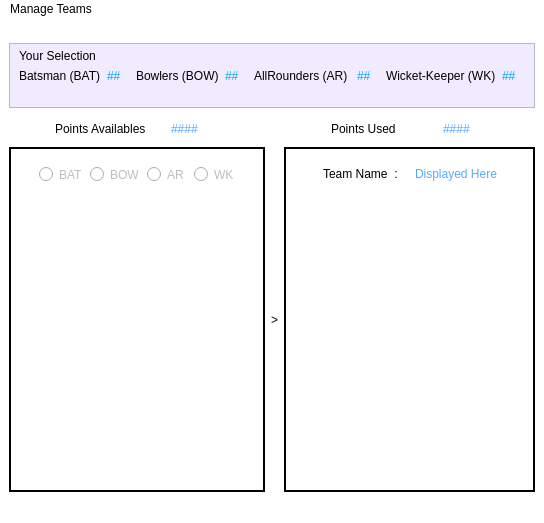
<?xml version="1.0" encoding="UTF-8"?>
<ui version="4.0">
 <class>MainWindow</class>
 <widget class="QMainWindow" name="MainWindow">
  <property name="geometry">
   <rect>
    <x>0</x>
    <y>0</y>
    <width>544</width>
    <height>523</height>
   </rect>
  </property>
  <property name="windowTitle">
   <string>MainWindow</string>
  </property>
  <property name="styleSheet">
   <string notr="true">background-color: rgb(255, 255, 255);</string>
  </property>
  <widget class="QWidget" name="central_w">
   <layout class="QVBoxLayout" name="verticalLayout_3">
    <item>
     <spacer name="verticalSpacer">
      <property name="orientation">
       <enum>Qt::Vertical</enum>
      </property>
      <property name="sizeType">
       <enum>QSizePolicy::Preferred</enum>
      </property>
      <property name="sizeHint" stdset="0">
       <size>
        <width>20</width>
        <height>40</height>
       </size>
      </property>
     </spacer>
    </item>
    <item>
     <widget class="QFrame" name="frame">
      <property name="styleSheet">
       <string notr="true">background-color: rgb(241, 235, 255);
font: 75 10pt &quot;MS Shell Dlg 2&quot;;
</string>
      </property>
      <property name="frameShape">
       <enum>QFrame::StyledPanel</enum>
      </property>
      <property name="frameShadow">
       <enum>QFrame::Raised</enum>
      </property>
      <layout class="QGridLayout" name="gridLayout">
       <property name="topMargin">
        <number>5</number>
       </property>
       <property name="bottomMargin">
        <number>24</number>
       </property>
       <item row="1" column="4">
        <widget class="QLabel" name="label_10">
         <property name="text">
          <string>AllRounders (AR) </string>
         </property>
        </widget>
       </item>
       <item row="1" column="3">
        <widget class="QLabel" name="BOWL">
         <property name="styleSheet">
          <string notr="true">color: rgb(0, 170, 255);</string>
         </property>
         <property name="text">
          <string>##</string>
         </property>
        </widget>
       </item>
       <item row="1" column="5">
        <widget class="QLabel" name="ARL">
         <property name="styleSheet">
          <string notr="true">color: rgb(0, 170, 255);</string>
         </property>
         <property name="text">
          <string>##</string>
         </property>
        </widget>
       </item>
       <item row="1" column="1">
        <widget class="QLabel" name="BAT">
         <property name="styleSheet">
          <string notr="true">color: rgb(0, 170, 255);</string>
         </property>
         <property name="text">
          <string>##</string>
         </property>
        </widget>
       </item>
       <item row="1" column="0">
        <widget class="QLabel" name="label_2">
         <property name="text">
          <string>Batsman (BAT)</string>
         </property>
        </widget>
       </item>
       <item row="1" column="7">
        <widget class="QLabel" name="WK">
         <property name="styleSheet">
          <string notr="true">color: rgb(0, 170, 255);</string>
         </property>
         <property name="text">
          <string>##</string>
         </property>
        </widget>
       </item>
       <item row="1" column="6">
        <widget class="QLabel" name="label_12">
         <property name="text">
          <string>Wicket-Keeper (WK)</string>
         </property>
        </widget>
       </item>
       <item row="1" column="2">
        <widget class="QLabel" name="label_4">
         <property name="text">
          <string>Bowlers (BOW)</string>
         </property>
        </widget>
       </item>
       <item row="0" column="0">
        <widget class="QLabel" name="label">
         <property name="styleSheet">
          <string notr="true">
font: italic 9pt &quot;Comic Sans MS&quot;;</string>
         </property>
         <property name="text">
          <string>Your Selection</string>
         </property>
        </widget>
       </item>
      </layout>
     </widget>
    </item>
    <item>
     <widget class="QFrame" name="frame_2">
      <property name="styleSheet">
       <string notr="true">font: 75 10pt &quot;MS Shell Dlg 2&quot;;
border-color: rgb(255, 255, 255);</string>
      </property>
      <property name="frameShape">
       <enum>QFrame::NoFrame</enum>
      </property>
      <property name="frameShadow">
       <enum>QFrame::Plain</enum>
      </property>
      <property name="lineWidth">
       <number>0</number>
      </property>
      <layout class="QHBoxLayout" name="horizontalLayout">
       <property name="leftMargin">
        <number>46</number>
       </property>
       <property name="topMargin">
        <number>8</number>
       </property>
       <property name="rightMargin">
        <number>23</number>
       </property>
       <property name="bottomMargin">
        <number>5</number>
       </property>
       <item>
        <widget class="QLabel" name="label_6">
         <property name="styleSheet">
          <string notr="true">font: 75 9pt &quot;MS Shell Dlg 2&quot;;</string>
         </property>
         <property name="text">
          <string>Points Availables</string>
         </property>
        </widget>
       </item>
       <item>
        <widget class="QLabel" name="points_available">
         <property name="styleSheet">
          <string notr="true">color: rgb(85, 170, 255);</string>
         </property>
         <property name="text">
          <string>####</string>
         </property>
        </widget>
       </item>
       <item alignment="Qt::AlignRight">
        <widget class="QLabel" name="label_7">
         <property name="text">
          <string>Points Used</string>
         </property>
        </widget>
       </item>
       <item alignment="Qt::AlignHCenter">
        <widget class="QLabel" name="points_used">
         <property name="styleSheet">
          <string notr="true">color: rgb(85, 170, 255);</string>
         </property>
         <property name="text">
          <string>####</string>
         </property>
        </widget>
       </item>
      </layout>
     </widget>
    </item>
    <item>
     <layout class="QHBoxLayout" name="horizontalLayout_4">
      <item>
       <spacer name="horizontalSpacer_3">
        <property name="orientation">
         <enum>Qt::Horizontal</enum>
        </property>
        <property name="sizeType">
         <enum>QSizePolicy::Preferred</enum>
        </property>
        <property name="sizeHint" stdset="0">
         <size>
          <width>13</width>
          <height>345</height>
         </size>
        </property>
       </spacer>
      </item>
      <item>
       <widget class="QFrame" name="frame_3">
        <property name="sizePolicy">
         <sizepolicy hsizetype="Expanding" vsizetype="Preferred">
          <horstretch>0</horstretch>
          <verstretch>0</verstretch>
         </sizepolicy>
        </property>
        <property name="styleSheet">
         <string notr="true">border-color: rgb(15, 15, 15);</string>
        </property>
        <property name="frameShape">
         <enum>QFrame::Panel</enum>
        </property>
        <property name="frameShadow">
         <enum>QFrame::Plain</enum>
        </property>
        <property name="lineWidth">
         <number>2</number>
        </property>
        <property name="midLineWidth">
         <number>1</number>
        </property>
        <layout class="QVBoxLayout" name="verticalLayout">
         <property name="leftMargin">
          <number>19</number>
         </property>
         <property name="rightMargin">
          <number>19</number>
         </property>
         <item>
          <widget class="QFrame" name="frame_5">
           <property name="styleSheet">
            <string notr="true">font: 75 10pt &quot;MS Shell Dlg 2&quot;;</string>
           </property>
           <property name="frameShape">
            <enum>QFrame::NoFrame</enum>
           </property>
           <property name="frameShadow">
            <enum>QFrame::Sunken</enum>
           </property>
           <layout class="QHBoxLayout" name="horizontalLayout_2">
            <item>
             <widget class="QRadioButton" name="bat_rb">
              <property name="enabled">
               <bool>false</bool>
              </property>
              <property name="sizePolicy">
               <sizepolicy hsizetype="Expanding" vsizetype="Fixed">
                <horstretch>0</horstretch>
                <verstretch>0</verstretch>
               </sizepolicy>
              </property>
              <property name="text">
               <string>BAT</string>
              </property>
             </widget>
            </item>
            <item>
             <widget class="QRadioButton" name="bow_rb">
              <property name="enabled">
               <bool>false</bool>
              </property>
              <property name="sizePolicy">
               <sizepolicy hsizetype="Expanding" vsizetype="Fixed">
                <horstretch>0</horstretch>
                <verstretch>0</verstretch>
               </sizepolicy>
              </property>
              <property name="text">
               <string>BOW</string>
              </property>
             </widget>
            </item>
            <item>
             <widget class="QRadioButton" name="ar_rb">
              <property name="enabled">
               <bool>false</bool>
              </property>
              <property name="sizePolicy">
               <sizepolicy hsizetype="Expanding" vsizetype="Fixed">
                <horstretch>0</horstretch>
                <verstretch>0</verstretch>
               </sizepolicy>
              </property>
              <property name="text">
               <string>AR</string>
              </property>
             </widget>
            </item>
            <item>
             <widget class="QRadioButton" name="wk_rb">
              <property name="enabled">
               <bool>false</bool>
              </property>
              <property name="sizePolicy">
               <sizepolicy hsizetype="Expanding" vsizetype="Fixed">
                <horstretch>0</horstretch>
                <verstretch>0</verstretch>
               </sizepolicy>
              </property>
              <property name="text">
               <string>WK</string>
              </property>
             </widget>
            </item>
           </layout>
          </widget>
         </item>
         <item>
          <widget class="QListWidget" name="av_player">
           <property name="frameShape">
            <enum>QFrame::NoFrame</enum>
           </property>
          </widget>
         </item>
        </layout>
       </widget>
      </item>
      <item>
       <spacer name="horizontalSpacer">
        <property name="orientation">
         <enum>Qt::Horizontal</enum>
        </property>
        <property name="sizeType">
         <enum>QSizePolicy::Preferred</enum>
        </property>
        <property name="sizeHint" stdset="0">
         <size>
          <width>13</width>
          <height>345</height>
         </size>
        </property>
       </spacer>
      </item>
      <item>
       <widget class="QLabel" name="label_9">
        <property name="styleSheet">
         <string notr="true">font: 20pt &quot;MS Shell Dlg 2&quot;;</string>
        </property>
        <property name="lineWidth">
         <number>-10</number>
        </property>
        <property name="midLineWidth">
         <number>-10</number>
        </property>
        <property name="text">
         <string>&gt;</string>
        </property>
       </widget>
      </item>
      <item>
       <spacer name="horizontalSpacer_2">
        <property name="orientation">
         <enum>Qt::Horizontal</enum>
        </property>
        <property name="sizeType">
         <enum>QSizePolicy::Preferred</enum>
        </property>
        <property name="sizeHint" stdset="0">
         <size>
          <width>13</width>
          <height>345</height>
         </size>
        </property>
       </spacer>
      </item>
      <item>
       <widget class="QFrame" name="frame_4">
        <property name="styleSheet">
         <string notr="true">border-color: rgb(120, 120, 120);</string>
        </property>
        <property name="frameShape">
         <enum>QFrame::Panel</enum>
        </property>
        <property name="frameShadow">
         <enum>QFrame::Plain</enum>
        </property>
        <property name="lineWidth">
         <number>2</number>
        </property>
        <property name="midLineWidth">
         <number>1</number>
        </property>
        <layout class="QVBoxLayout" name="verticalLayout_2" stretch="0,0">
         <property name="spacing">
          <number>6</number>
         </property>
         <property name="leftMargin">
          <number>18</number>
         </property>
         <property name="topMargin">
          <number>9</number>
         </property>
         <property name="rightMargin">
          <number>14</number>
         </property>
         <item>
          <widget class="QFrame" name="frame_6">
           <property name="styleSheet">
            <string notr="true">font: 75 10pt &quot;MS Shell Dlg 2&quot;;</string>
           </property>
           <property name="frameShape">
            <enum>QFrame::NoFrame</enum>
           </property>
           <property name="frameShadow">
            <enum>QFrame::Raised</enum>
           </property>
           <layout class="QHBoxLayout" name="horizontalLayout_3">
            <item alignment="Qt::AlignHCenter">
             <widget class="QLabel" name="label_8">
              <property name="text">
               <string>Team Name  :</string>
              </property>
             </widget>
            </item>
            <item>
             <widget class="QLabel" name="team_name">
              <property name="styleSheet">
               <string notr="true">color: rgb(85, 170, 255);</string>
              </property>
              <property name="text">
               <string>Displayed Here</string>
              </property>
             </widget>
            </item>
           </layout>
          </widget>
         </item>
         <item>
          <widget class="QListWidget" name="sel_player">
           <property name="frameShape">
            <enum>QFrame::NoFrame</enum>
           </property>
          </widget>
         </item>
        </layout>
       </widget>
      </item>
      <item>
       <spacer name="horizontalSpacer_4">
        <property name="orientation">
         <enum>Qt::Horizontal</enum>
        </property>
        <property name="sizeType">
         <enum>QSizePolicy::Preferred</enum>
        </property>
        <property name="sizeHint" stdset="0">
         <size>
          <width>13</width>
          <height>345</height>
         </size>
        </property>
       </spacer>
      </item>
     </layout>
    </item>
   </layout>
  </widget>
  <widget class="QMenuBar" name="menubar">
   <property name="geometry">
    <rect>
     <x>0</x>
     <y>0</y>
     <width>544</width>
     <height>21</height>
    </rect>
   </property>
   <widget class="QMenu" name="menuManage_Teams">
    <property name="cursor">
     <cursorShape>ArrowCursor</cursorShape>
    </property>
    <property name="styleSheet">
     <string notr="true">selection-background-color: rgb(0, 170, 255);

</string>
    </property>
    <property name="title">
     <string>Manage Teams</string>
    </property>
    <addaction name="new_t"/>
    <addaction name="open_t"/>
    <addaction name="save_t"/>
    <addaction name="evaluat_t"/>
    <addaction name="actionQuit"/>
   </widget>
   <addaction name="menuManage_Teams"/>
  </widget>
  <widget class="QStatusBar" name="statusbar"/>
  <action name="new_t">
   <property name="checkable">
    <bool>false</bool>
   </property>
   <property name="text">
    <string>NEW Team</string>
   </property>
   <property name="iconText">
    <string notr="true">NEW Team</string>
   </property>
   <property name="shortcut">
    <string>Ctrl+N</string>
   </property>
   <property name="shortcutContext">
    <enum>Qt::WindowShortcut</enum>
   </property>
   <property name="autoRepeat">
    <bool>true</bool>
   </property>
   <property name="visible">
    <bool>true</bool>
   </property>
   <property name="shortcutVisibleInContextMenu">
    <bool>true</bool>
   </property>
   <property name="priority">
    <enum>QAction::NormalPriority</enum>
   </property>
  </action>
  <action name="open_t">
   <property name="text">
    <string>OPEN Team</string>
   </property>
   <property name="shortcut">
    <string>Ctrl+O</string>
   </property>
  </action>
  <action name="save_t">
   <property name="enabled">
    <bool>true</bool>
   </property>
   <property name="text">
    <string>SAVE team</string>
   </property>
   <property name="shortcut">
    <string>Ctrl+S</string>
   </property>
   <property name="visible">
    <bool>true</bool>
   </property>
   <property name="iconVisibleInMenu">
    <bool>true</bool>
   </property>
   <property name="shortcutVisibleInContextMenu">
    <bool>true</bool>
   </property>
  </action>
  <action name="evaluat_t">
   <property name="text">
    <string>EVALUATE Team</string>
   </property>
   <property name="shortcut">
    <string>Ctrl+E</string>
   </property>
  </action>
  <action name="actionQuit">
   <property name="text">
    <string>QUIT</string>
   </property>
  </action>
 </widget>
 <resources/>
 <connections/>
</ui>
